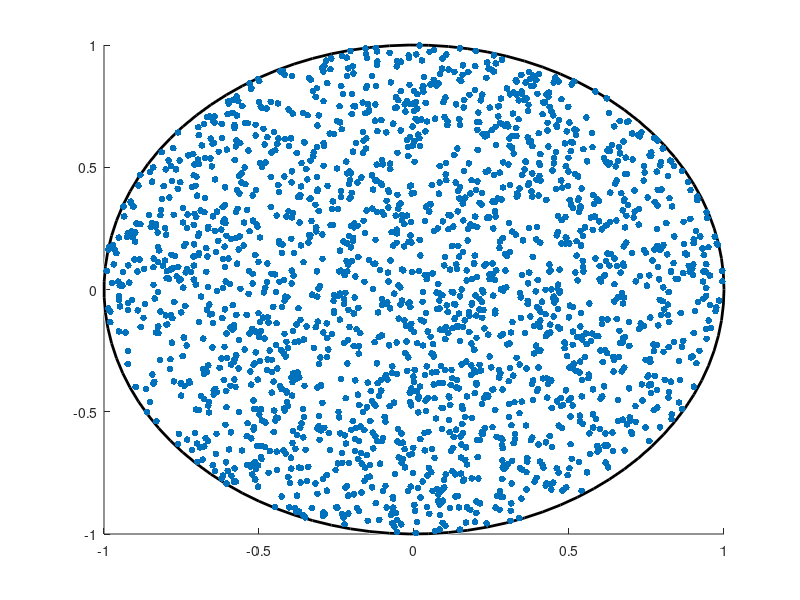

The MATLAB source for this figure: (Note: this script raises an error after producing the figure.)
%%% Autor: Francisco Rossi
%%% Materia: 86.54 - Redes Neuronales, Facultad de Ingeniería (U.B.A)
%%% +-+-+-+-+ +-+ +-+ +-+-+-+-+-+-+-+-+-+ +-+
%%% |G|U|I|A| |3| |-| |E|J|E|R|C|I|C|I|O| |1|
%%% +-+-+-+-+ +-+ +-+ +-+-+-+-+-+-+-+-+-+ +-+
%%% Red de Kohonen 
   
% Cleaning
clear all;
close all;
clc

% Constantes

cant_ins = 2;
Np = 2000; % cantidad de patrones
Nneu = 15*15; % cantidad de neuronas
R = 1; %radio del circulo
ancho_vecindad_vec = 2:-0.1:0.2;
eta = 0.4; % cte de aprendizaje

% Constantes auxiliares
dred = 1/255*[139,0,0]; % color para grafico
ancho_it = 0; % cuenta iteraciones de cada vez que se achica el ancho de la vecindad
Cit = 1; % cuenta cantidad de iteraciones en calcular C
% !! Para probar != patrones ir comentando y descomentando las secciones de generacion de patrones

%% CIRCULARES
% genero los patrones uniformes en el circulo unitario
 theta = 2*pi*rand(Np,1);
 r = R*sqrt(rand(Np,1));
 x = r.*cos(theta);
 y = r.*sin(theta);
 input = [x,y];

%% CUADRADOS
%  % genero los patrones uniforme en el cuadrado
%  x = unifrnd(-1,1,Np,1);
%  y = unifrnd(-1,1,Np,1);
%  input = [x,y];
%  %para plotear cuadrado
% sq_x = 2*[0, 1, 1, 0, 0] - 1;
% sq_y = 2* [0, 0, 1, 1, 0] -1;

%% CLUSTERS
% genero patrones en 2 clusters uniformes
%  x1 = unifrnd(-0.75,-0.5,Np/2,1);
%  y1 = unifrnd(-0.75,-0.5,Np/2,1);
%  x2 = unifrnd(0.5,0.75,Np/2,1);
%  y2 = unifrnd(0.5,0.75,Np/2,1);
%  x = [x1;x2];
%  y = [y1;y2];
%  input = [x,y];


% grafico patrones
fig1 = figure(1);
scatter(x,y,24, 'filled')
hold on
%plot(sq_x,sq_y,'k')% descomentar para cuadrado
viscircles([0,0],[1],'edgecolor','k');  circulo unitario
set(gcf, 'Position', [00,00,500,500])
grid on
grid minor

% inicializo pesos sinapticos en un cuadrado centrado
W1 = unifrnd(-0.1,0.1,Nneu,1);
W2 = unifrnd(-0.1,0.1,Nneu,1);

% plot iniciales
h = plot(reshape(W1,sqrt(Nneu),sqrt(Nneu))',reshape(W2,sqrt(Nneu),sqrt(Nneu))', 'k', 'linewidth',2);
h2 = plot(reshape(W1,sqrt(Nneu),sqrt(Nneu)),reshape(W2,sqrt(Nneu),sqrt(Nneu)), 'k', 'linewidth',2);
h3 = plot(W1,W2, 'or');

%saveas(fig1, char(pwd + "\pics\square\" + "kohonen" + string(ancho_it) + ".png")) % guardo figura
ancho_it = ancho_it + 1;
Cvec = zeros(length(ancho_vecindad_vec),1); % guardo memoria para guardar los valores de C

for ancho_vecindad = ancho_vecindad_vec
    % empiezo eligiendo 1 patron al azar
    for i = randperm(length(x))
        % coord del patron en espacio de patrones y pesos sinapticos
        coord_patron = input(i,:);
        % para cada neurona evaluo el par de pesos sinapticos que este mas cercano al patron en cuestion
        dist = zeros(Nneu,1); % vector de distancias entre pesos y patrones
        for j = 1:Nneu
            coord_W = [W1(j), W2(j)];
            dist(j,1) = norm(coord_patron - coord_W);
        % mido distancia entre el punto y todos los Wi
        %||input(i) - W(i)||  
        end
        % una vez armado el vector de distancias agarro el index de la fila de la nerona ganadora neu_winner
        [dist_neu_winner, neu_winner] = min(dist);
        [y_neu_winner, x_neu_winner] = ind2sub([sqrt(Nneu) sqrt(Nneu)], neu_winner); % paso el indice a su correspondiente matricial
        % para cada neurona calculo la funcion vecindad
        for j = 1:Nneu
            [y_neu, x_neu] = ind2sub([sqrt(Nneu) sqrt(Nneu)], j);
            %distancia
            dist_neu = norm([x_neu,y_neu] - [x_neu_winner,y_neu_winner]);
            % vecindad
            V = exp(-(dist_neu^2/(2*ancho_vecindad^2)));
            % actualizo pesos sinapticos
            W1(j) = W1(j) + eta*V*(x(i) - W1(j));
            W2(j) = W2(j) + eta*V*(y(i) - W2(j));

        end
    
    end

        % actualizo el grafico con los nuevos valores
        delete(h)
        delete(h2)
        delete(h3)
        h = plot(reshape(W1,sqrt(Nneu),sqrt(Nneu))',reshape(W2,sqrt(Nneu),sqrt(Nneu))', 'k', 'linewidth',2);
        h2 = plot(reshape(W1,sqrt(Nneu),sqrt(Nneu)),reshape(W2,sqrt(Nneu),sqrt(Nneu)), 'k', 'linewidth',2);
        h3 = plot(W1,W2, 'or');
        %saveas(fig1, char(pwd + "\pics\square\" + "kohonen" + string(ancho_it) + ".png"))
        ancho_it = ancho_it + 1;
        pause(0.01);
        
        % Ahora repito casi el mismo procedimiento una vez actualizados todos los patrones para calcular C
        C = 0; % inciializo en 0
        for i = 1:length(x)
            % coord en espacio del patron
            coord_patron = input(i,:);
            % para cada neurona evaluo el par de pesos sinapticos que este mas cercano al patron en cuestion
            dist = zeros(Nneu,1); % vector de distancias

            % busco neu ganadora
            for j = 1:Nneu
                coord_W = [W1(j), W2(j)];
                dist(j,1) = norm(coord_patron - coord_W);
                % mido distancia entre el punto y todos los Wi
                %||input(i) - W(i)||  
            end
            
            % index de la fila de la nerona ganadora neu_winner
            [dist_neu_winner, neu_winner] = min(dist);
            [y_neu_winner, x_neu_winner] = ind2sub([sqrt(Nneu) sqrt(Nneu)], neu_winner);
            % para cada neurona calculo la funcion vecindad
            
            for j = 1:Nneu
                [y_neu, x_neu] = ind2sub([sqrt(Nneu) sqrt(Nneu)], j);
                % distancia
                dist_neu = norm([x_neu,y_neu] - [x_neu_winner,y_neu_winner]);
                % vecindad
                V = exp(-(dist_neu^2/(2*ancho_vecindad^2)));
                C = C + V*norm(coord_patron-[W1(j),W2(j)])^2;
            end
        end
        
        Cvec(Cit) = C/2; % guardo C
        Cit = Cit + 1;

end

%% Grafico de C
figure(2)
plot(Cvec,'linewidth',2)
xlabel("iteraciones",'fontsize',14)
ylabel("C",'fontsize',14)
grid on
grid minor





